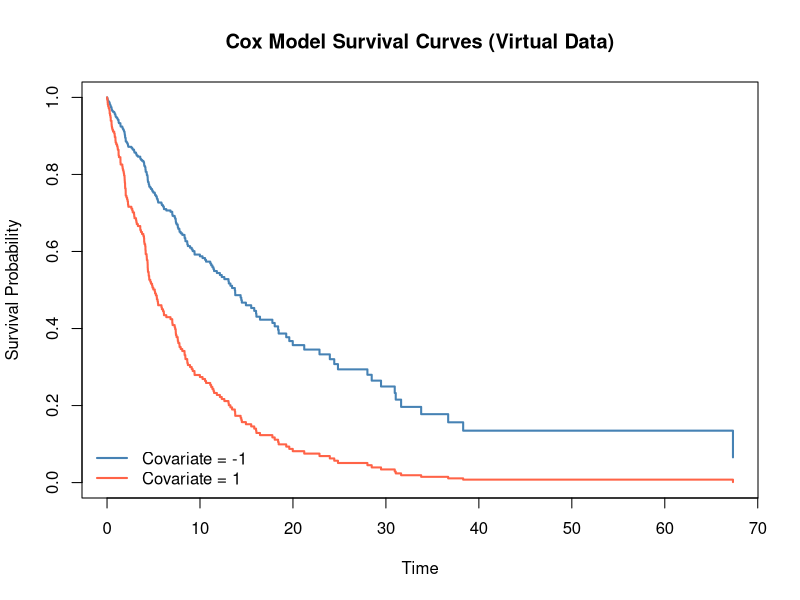

Write R code to recreate this figure.
if (!requireNamespace("survival", quietly = TRUE)) {
  stop("Package 'survival' is required. Please run install.packages('survival').")
}
library(survival)

set.seed(123)
n <- 300

covariate <- rnorm(n, mean = 0, sd = 1)
# Baseline event rate for the simulated cohort.
baseline_hazard <- 0.08
# log(1.5) corresponds to a hazard ratio of 1.5 per 1 SD increase in covariate.
beta <- log(1.5)

event_time <- rexp(n, rate = baseline_hazard * exp(beta * covariate))
# Independent censoring rate chosen to create a mix of events and censored samples.
censor_time <- rexp(n, rate = 0.05)

time <- pmin(event_time, censor_time)
status <- as.integer(event_time <= censor_time)

data <- data.frame(
  time = time,
  status = status,
  covariate = covariate
)

cox_model <- coxph(Surv(time, status) ~ covariate, data = data)
print(summary(cox_model))

newdata <- data.frame(covariate = c(-1, 1))
surv_curve <- survfit(cox_model, newdata = newdata)

plot(
  surv_curve,
  col = c("steelblue", "tomato"),
  lwd = 2,
  xlab = "Time",
  ylab = "Survival Probability",
  main = "Cox Model Survival Curves (Virtual Data)"
)
legend(
  "bottomleft",
  legend = c("Covariate = -1", "Covariate = 1"),
  col = c("steelblue", "tomato"),
  lwd = 2,
  bty = "n"
)
